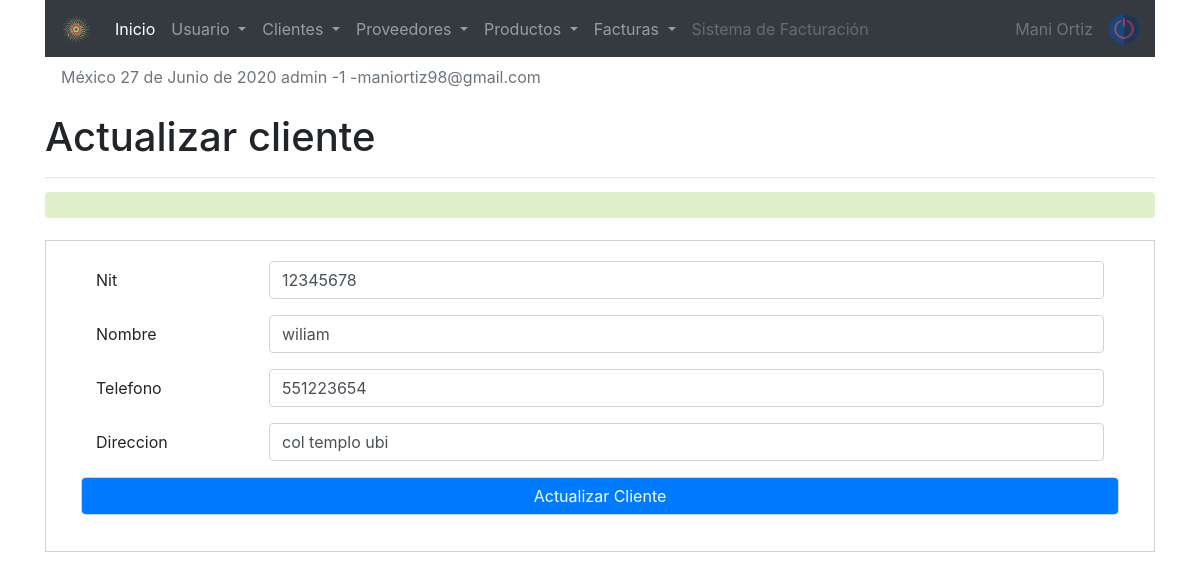
Screenshot of /sistema/editar_cliente.php?id=5 (signed in) with the database file from the repository.
### tables this page shows
CREATE TABLE `cliente` (
  `idcliente` int(11) NOT NULL,
  `nit` int(11) DEFAULT NULL,
  `nombre` varchar(80) DEFAULT NULL,
  `telefono` int(11) DEFAULT NULL,
  `direccion` text DEFAULT NULL,
  `dateadd` datetime NOT NULL DEFAULT current_timestamp(),
  `usuario_id` int(11) NOT NULL,
  `estatus` int(11) NOT NULL DEFAULT 1
);

### sistema/editar_cliente.php (the view, shortened to what this page needs)
<?php
include "../conexion.php";
$idcliente = $_REQUEST['id'];
$sql = mysqli_query($conection, "SELECT * FROM cliente WHERE idcliente= $idcliente");
$result_sql = mysqli_num_rows($sql);
if($result_sql == 0){
    header('Location: lista_clientes.php');
}else{
    while($data  = mysqli_fetch_array($sql)){
        $nit = $data['nit'];
        $nombre  = $data['nombre'];
        $telefono = $data['telefono'];
        $direccion   = $data['direccion'];
    }
}
?>
<!doctype html>
<html lang="en">
    <link rel="stylesheet" href="css/style1.css">
  <head>
    <?php include "includes/scripts.php" ?>
  </head>
  <body>
  <?php include "includes/header.php" ?>
<section id="container">
<div class="container">
<div class="form_refister">
    <h1>Actualizar cliente</h1>
    <hr>
    <div class="alert"><?php echo isset($alert) ? $alert : ''; ?></div>
    <form action="" method="post">
    <div class="form-group row">
    <label for="nit" class="col-sm-2 col-form-label">Nit  </label>
    <div class="col-sm-10">
      <input type="number" name="nit" class="form-control" id="nit" placeholder="Numero de Nit " value="<?php echo $nit; ?>">
    </div>
  </div>
  <div class="form-group row">
    <label for="nombre" class="col-sm-2 col-form-label">Nombre  </label>
    <div class="col-sm-10">
      <input type="text" name="nombre" class="form-control" id="nombre" placeholder="Nombre " value="<?php echo $nombre; ?>">
    </div>
  </div>
  <div class="form-group row">
    <label for="telefono" class="col-sm-2 col-form-label">Telefono </label>
    <div class="col-sm-10">
      <input type="number" name="telefono" class="form-control" id="telefono" placeholder="Telefono " value="<?php echo $telefono; ?>">
    </div>
  </div>
  <div class="form-group row">
    <label for="direccion" class="col-sm-2 col-form-label">Direccion</label>
    <div class="col-sm-10">
      <input type="text" name="direccion" class="form-control" id="direccion" placeholder="Direccion " value="<?php echo $direccion; ?>">
    </div>
  </div>
  <div>
    <div class="form-group row">
      <input type="submit" value="Actualizar Cliente" name="clave" class="form-control  bg-primary text-white" id="guardar" placeholder=" ">
    </div>
    </div>
  </div>
</div>
</section>
   </body>
</html>

### sistema/css/style1.css (style rules this page uses)
form { margin: auto; padding: 20px 50px; border: 1px solid #d1d1d1; }
.alert { width: 100%; background: rgb(223, 241, 203); bottom: 6px; margin: 20px auto; }

### rows the page displays
cliente: nit "12345678", nombre "wiliam", telefono "551223654", direccion "col templo ubi"

### other values shown
fechaC() "27 de Junio de 2020"
$_SESSION['user'] "admin"
$_SESSION['rol'] "1"
$_SESSION['email'] "maniortiz98@gmail.com"
